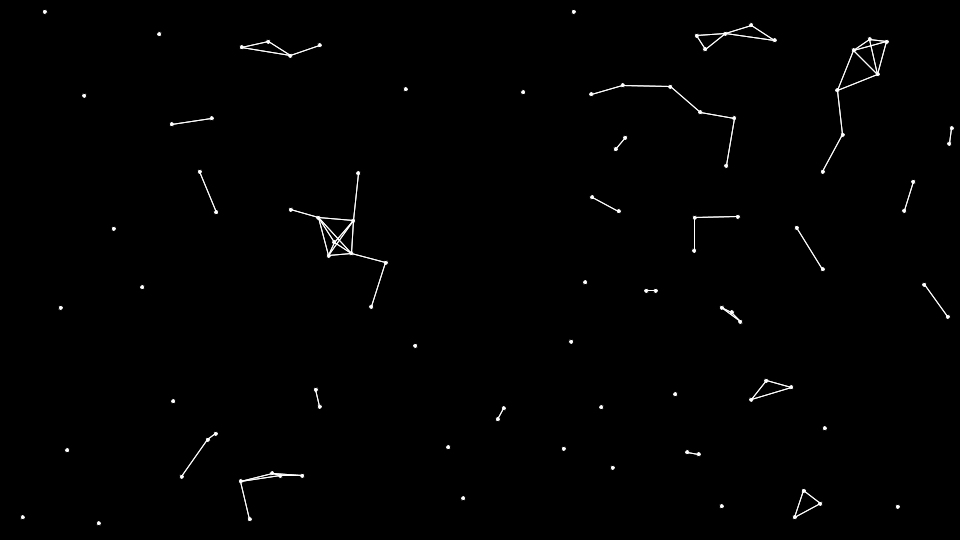
Frame 1 (no input)
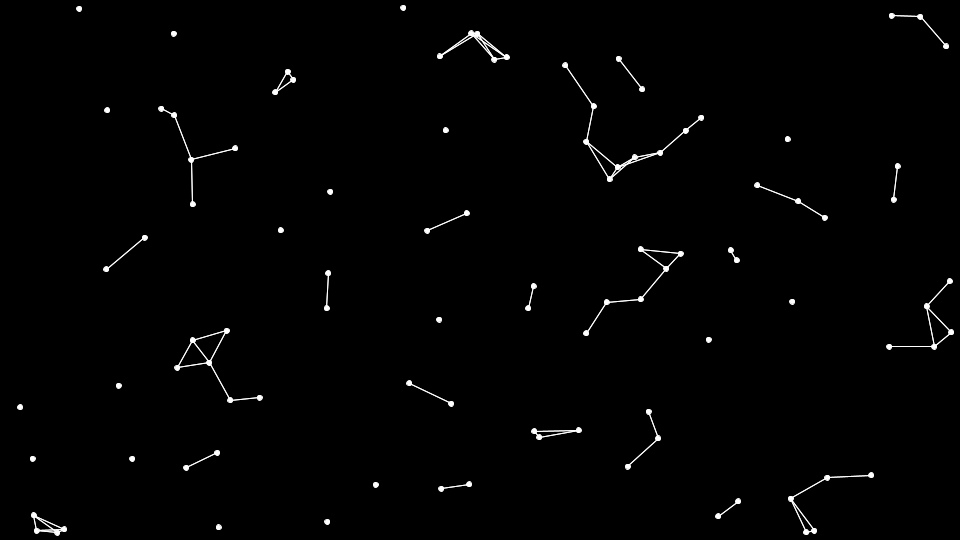
Frame 60 (the mouse pressed at the canvas centre just before this capture)
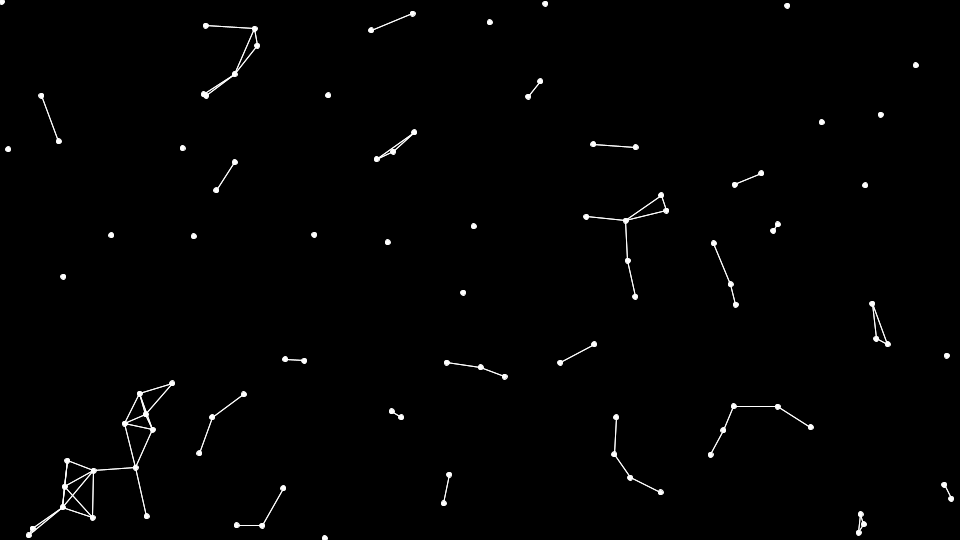
Frame 120 (the mouse held since frame 60 and released just before this capture)

The Processing sketch that drew these frames (run headless with seeded random() and noise(); from frame 60 on, the mouse is pressed at the canvas centre):

// Processing sketch: CTDBouncing
// ── CTDBouncing.pde
float[][] dots;
int NUM_DOTS = 100;
float STROKE_WEIGHT = 1;
float DOT_RAD = 5;
float DRIFT = 1;
float CONNECT_DIST = 50;
float speed = 5;


void setup(){
  size(960, 540);
  background(0);
  dots = new float[NUM_DOTS][4];
  for(int i = 0; i < dots.length; ++i){
    dots[i][0] = random(width);
    dots[i][1] = random(height);
    dots[i][2] = random(-speed, speed);
    dots[i][3] = random(-speed, speed);
  }
  
  println("Setup Done");
}

void draw(){
  background(0);
  
  
  
  for(float[] c : dots){
    fill(255);
    c[0] += c[2];
    c[1] += c[3];
    if(c[0] > width){
      c[2] *= -1;
      c[0] = width;
    } 
    else if (c[0] < 0){
      c[2] *= -1;
      c[0] = 0;
    }
    if(c[1] > height){
      c[3] *= -1;
      c[1] = height;
    }
    else if (c[1] < 0){
      c[3] *= -1;
      c[1] = 0;
    }
    
    circle(c[0], c[1], DOT_RAD);
  }
  
  for(int i = 0; i < dots.length; i++){
    for(int j = 0; j < dots.length; j++){
      if(Distance(dots[i], dots[j]) < CONNECT_DIST){
        stroke(255);
        strokeWeight(STROKE_WEIGHT);
        line(dots[i][0],dots[i][1], dots[j][0], dots[j][1]);
      }
    }
  }
  println(frameRate);
  frameRate(24);
}

float Distance(float[] pointA, float[] pointB){
  return sqrt(pow(pointA[0] - pointB[0], 2) + pow(pointA[1] - pointB[1], 2));
}
